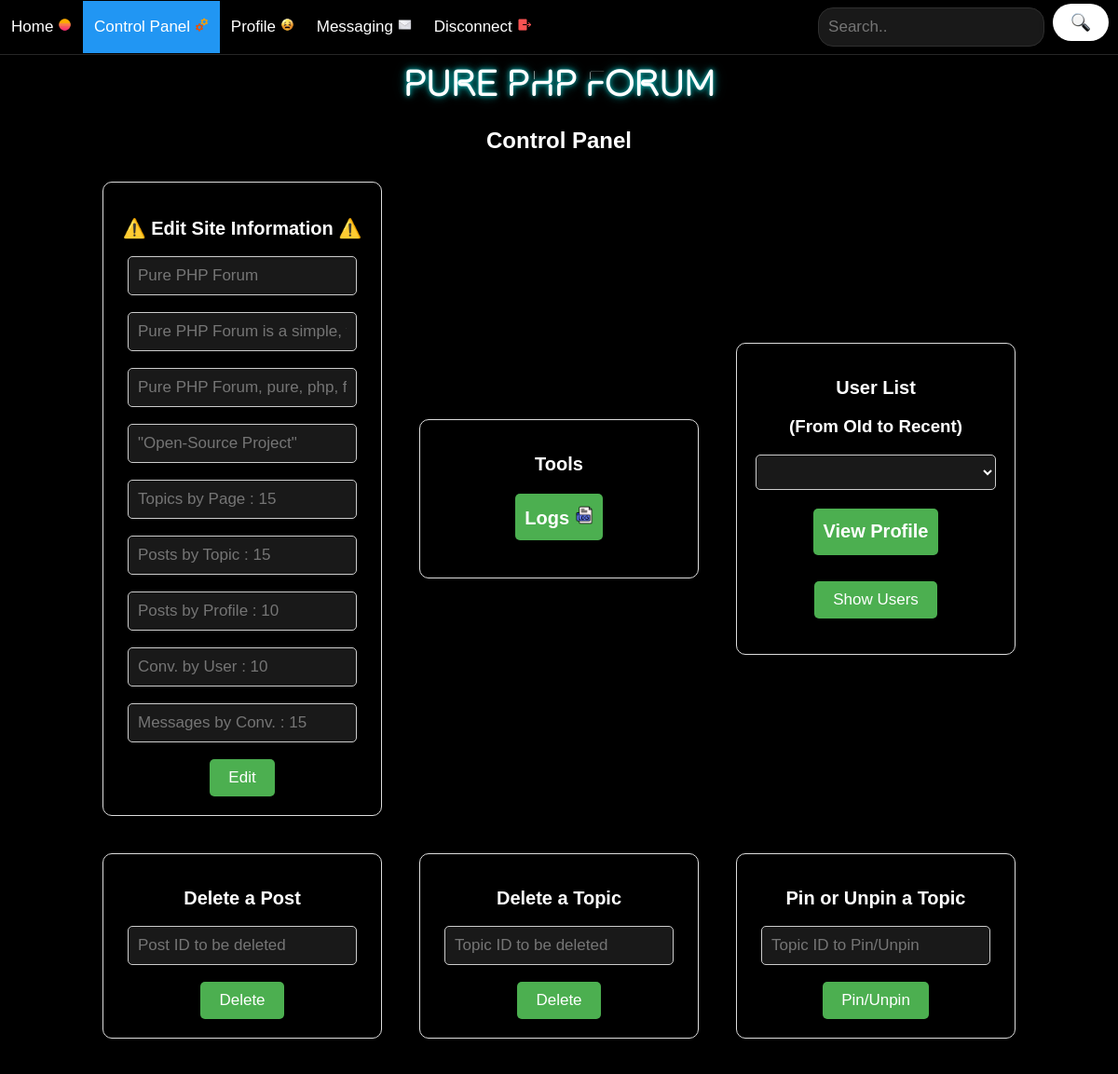
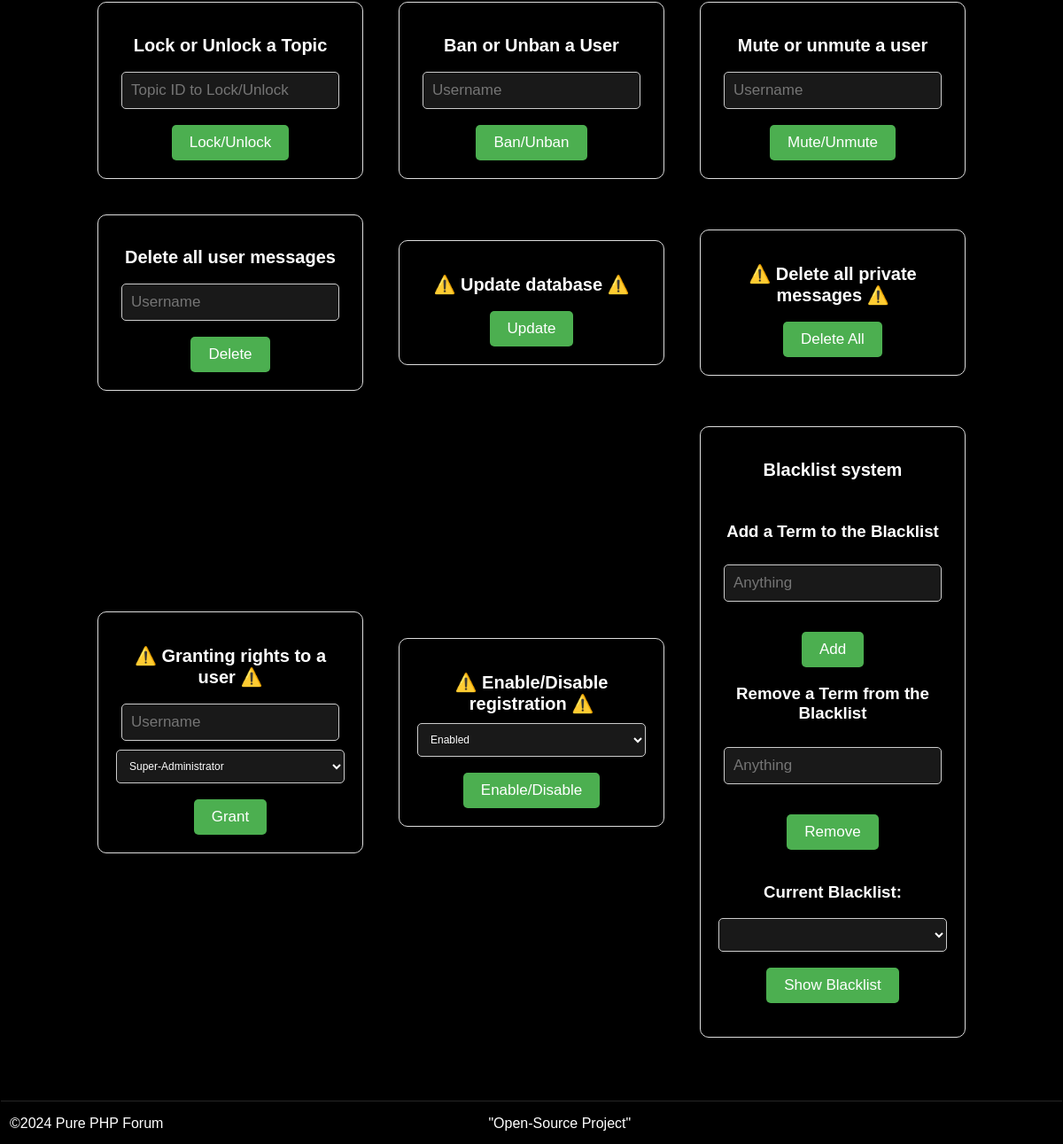
Before: /?location=control_panel (signed in) with the older database file (2 pictures, top to bottom).
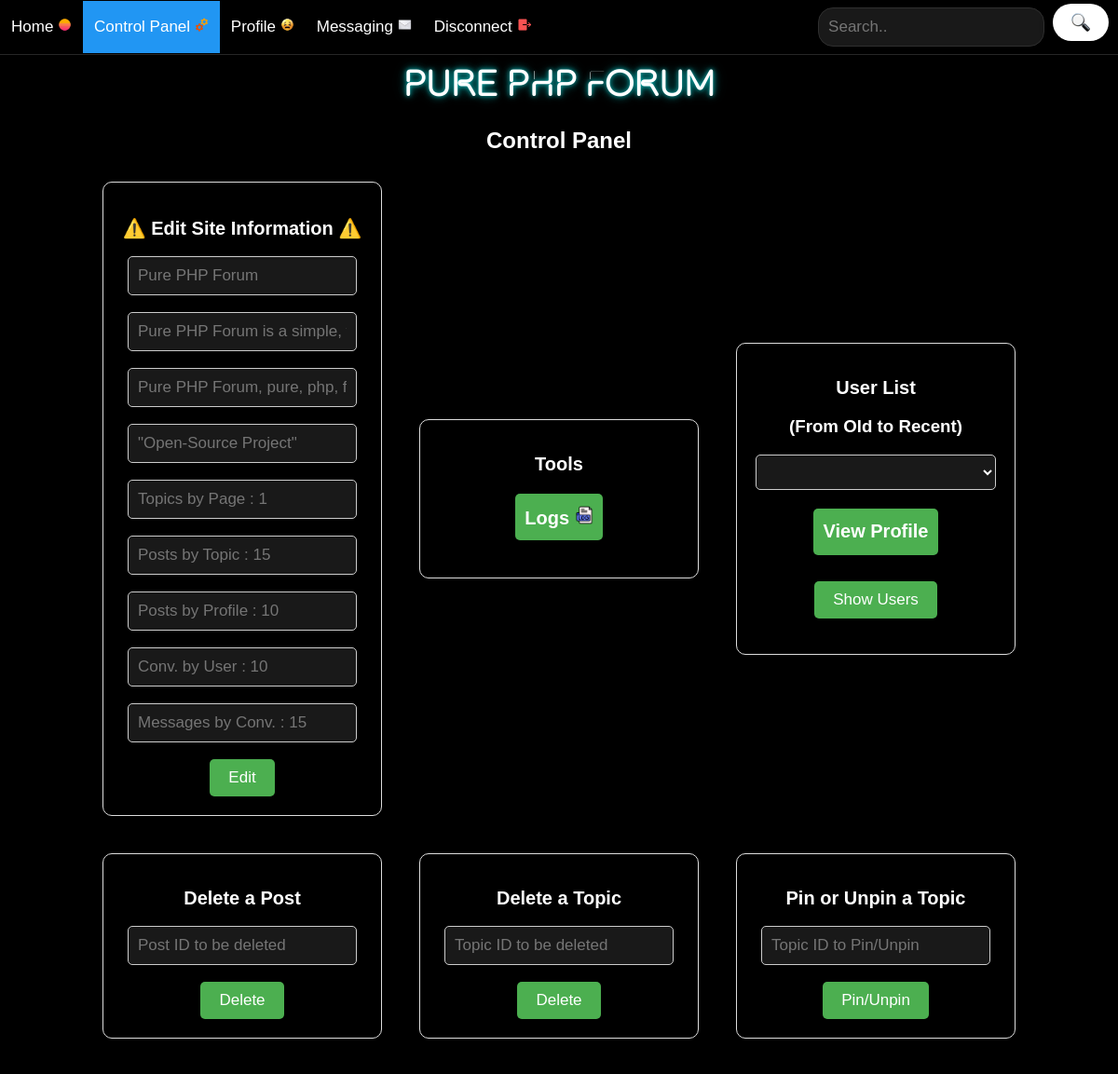
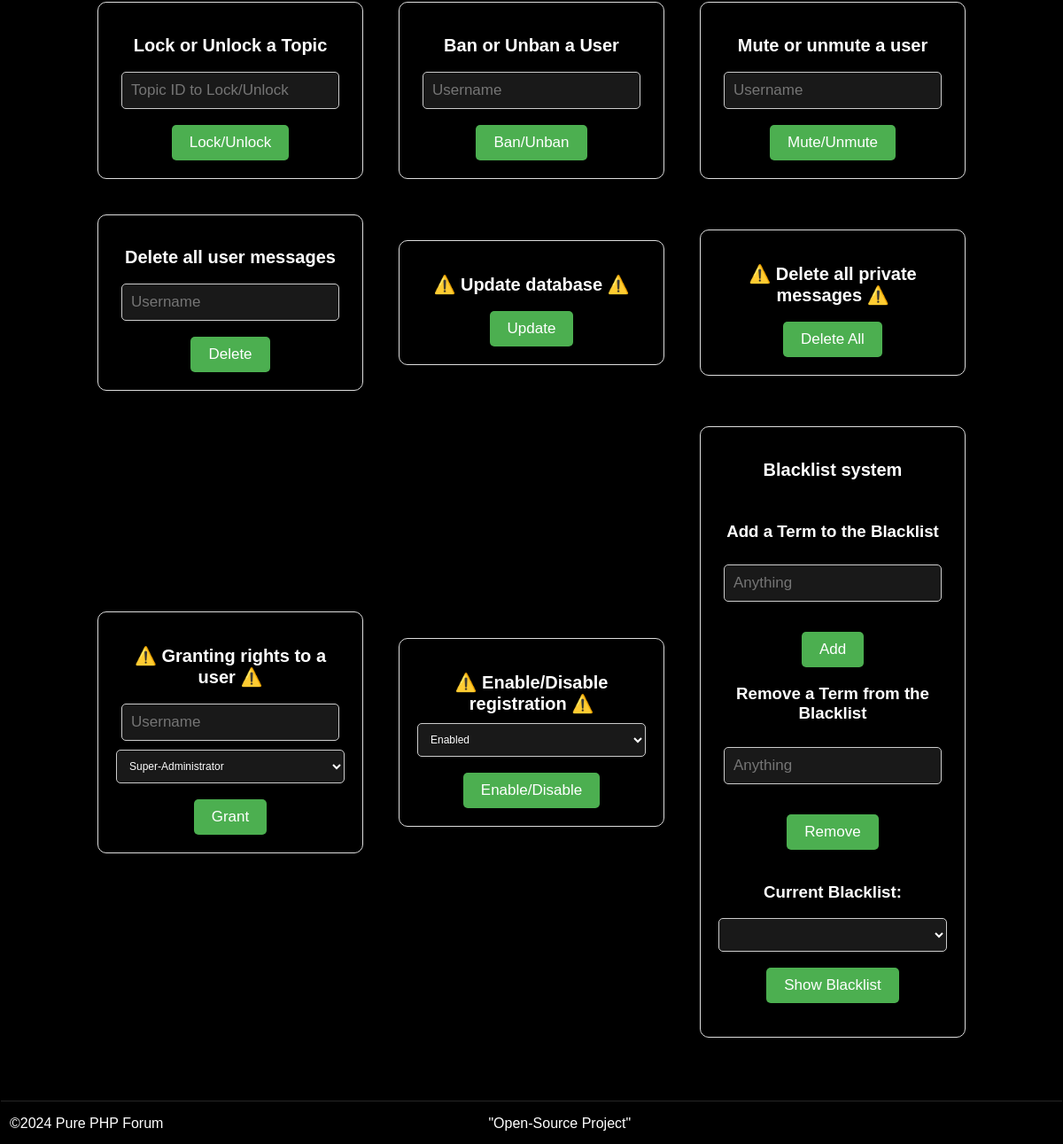
After: the same page with the newer database file (2 pictures, top to bottom).
### tables this page shows
CREATE TABLE "site" (
	"name"	VARCHAR(20),
	"description"	VARCHAR(200),
	"keywords"	VARCHAR(200),
	"footer"	VARCHAR(120),
	"nb_topics"	INTEGER,
	"nb_posts"	INTEGER,
	"nb_user_posts"	INTEGER,
	"nb_conversations"	INTEGER,
	"nb_conversations_messages"	INTEGER
, "registration_case"	VARCHAR(10));

### config/config.php (called while the page is built, shortened)
<?php
$db = new SQLite3("config/db.sqlite");
if (!isset($site_gears)) {
  $site_data = $db->prepare('SELECT name, description, keywords, footer, nb_topics, nb_posts, nb_user_posts, nb_conversations, nb_conversations_messages, registration_case FROM site');
  $site_data = $site_data->execute()->fetchArray(SQLITE3_ASSOC);
  $site_name = $site_data["name"];
  $site_description = $site_data["description"];
  $site_keywords = $site_data["keywords"];
  $site_footer = $site_data["footer"];
  $nb_topics = $site_data["nb_topics"];
  $nb_posts = $site_data["nb_posts"];
  $nb_user_posts = $site_data["nb_user_posts"];
  $nb_conversations = $site_data["nb_conversations"];
  $nb_conversations_messages = $site_data["nb_conversations_messages"];
  $registration_case = $site_data["registration_case"];
}
?>

### config/functions.php (called while the page is built, shortened)
<?php
function encode_html($str)
{
    return htmlspecialchars($str, ENT_QUOTES | ENT_SUBSTITUTE, "UTF-8");
}
function check_permissions($action)
{
    $roles = array(
        "member" => array(
        ),
        "moderator" => array(
            "full_access",
            "control_panel",
            "delete_post_by_id",
            "delete_topic_by_id",
            "lock_or_unlock_topic_by_id",
            "mute_or_unmute_user_by_username"
        ),
        "admin" => array(
            "full_access",
            "control_panel",
            "logs",
            "show_users",
            "delete_post_by_id",
            "delete_topic_by_id",
            "pin_or_unpin_topic_by_id",
            "lock_or_unlock_topic_by_id",
            "ban_or_unban_user_by_username",
            "mute_or_unmute_user_by_username",
            "delete_all_user_posts_by_username",
            "enable_or_disable_registration_case",
            "blacklisting"
        ),
        "super-admin" => array(
            "full_access",
            "control_panel",
            "modify_site_data",
            "logs",
            "show_users",
            "delete_post_by_id",
            "delete_topic_by_id",
            "pin_or_unpin_topic_by_id",
            "lock_or_unlock_topic_by_id",
            "ban_or_unban_user_by_username",
            "mute_or_unmute_user_by_username",
            "delete_all_user_posts_by_username",
            "refresh_database",
            "delete_all_private_messages",
            "grant_privileges_by_username",
            "enable_or_disable_registration_case",
            "blacklisting"
        )
    );
    return true;
}
?>

### gears/control_panel.php (the view, shortened to what the rows shown need)
<div class="containersquares">
    <?php if (check_permissions("modify_site_data")) { ?>
        <div class="boxsquares">
            <div class="contentsquares">
                <h2>⚠️ Edit Site Information ⚠️</h2>
                <form action="" method="POST">
                    <input type="text" maxlength="20" placeholder="<?php if (isset($site_name)) {
                        echo encode_html($site_name);
                    } ?>" name="site_name">
                    <input type="text" maxlength="200" placeholder="<?php if (isset($site_description)) {
                        echo encode_html($site_description);
                    } ?>" name="site_description">
                    <input type="text" maxlength="200" placeholder="<?php if (isset($site_keywords)) {
                        echo encode_html($site_keywords);
                    } ?>" name="site_keywords">
                    <input type="text" maxlength="120" placeholder="<?php if (isset($site_footer)) {
                        echo encode_html($site_footer);
                    } ?>" name="site_footer">
                    <input type="text" maxlength="2" placeholder="Topics by Page : <?php if (isset($nb_topics)) {
                        echo encode_html($nb_topics);
                    } ?>" name="nb_topics">
                    <input type="text" maxlength="2" placeholder="Posts by Topic : <?php if (isset($nb_posts)) {
                        echo encode_html($nb_posts);
                    } ?>" name="nb_posts">
                    <input type="text" maxlength="2" placeholder="Posts by Profile : <?php if (isset($nb_user_posts)) {
                        echo encode_html($nb_user_posts);
                    } ?>" name="nb_user_posts">
                    <input type="text" maxlength="2" placeholder="Conv. by User : <?php if (isset($nb_conversations)) {
                        echo encode_html($nb_conversations);
                    } ?>" name="nb_conversations">
                    <input type="text" maxlength="2" placeholder="Messages by Conv. : <?php if (isset($nb_conversations_messages)) {
                        echo encode_html($nb_conversations_messages);
                    } ?>" name="nb_conversations_messages">
                    <input type="submit" name="modify_site_data" value="Edit">
                </form>
            </div>
        </div>
    <?php }
    if (check_permissions("logs")) { ?>
        <div class="boxsquares">
            <div class="contentsquares">
                <h2>Tools</h2>
            </div>
        </div>
    <?php }
    if (check_permissions("show_users")) { ?>
        <div class="boxsquares">
            <div class="contentsquares">
                <h2> User List </h2>
                <br>
            </div>
        </div>
    <?php }
    if (check_permissions("delete_post_by_id")) { ?>
        <div class="boxsquares">
            <div class="contentsquares">
                <h2>Delete a Post</h2>
            </div>
        </div>
    <?php }
    if (check_permissions("delete_topic_by_id")) { ?>
        <div class="boxsquares">
            <div class="contentsquares">
                <h2>Delete a Topic</h2>
            </div>
        </div>
    <?php }
    if (check_permissions("pin_or_unpin_topic_by_id")) { ?>
        <div class="boxsquares">
            <div class="contentsquares">
                <h2>Pin or Unpin a Topic</h2>
            </div>
        </div>
    <?php }
    if (check_permissions("lock_or_unlock_topic_by_id")) { ?>
        <div class="boxsquares">
            <div class="contentsquares">
                <h2>Lock or Unlock a Topic</h2>
            </div>
        </div>
    <?php }
    if (check_permissions("ban_or_unban_user_by_username")) { ?>
        <div class="boxsquares">
            <div class="contentsquares">
                <h2>Ban or Unban a User</h2>
            </div>
        </div>
    <?php }
    if (check_permissions("mute_or_unmute_user_by_username")) { ?>
        <div class="boxsquares">
            <div class="contentsquares">
                <h2>Mute or unmute a user</h2>
            </div>
        </div>
    <?php }
    if (check_permissions("delete_all_user_posts_by_username")) { ?>
        <div class="boxsquares">
            <div class="contentsquares">
                <h2>Delete all user messages</h2>
            </div>
        </div>
    <?php }
    if (check_permissions("refresh_database")) { ?>
        <div class="boxsquares">
            <div class="contentsquares">
                <h2>⚠️ Update database ⚠️</h2>
            </div>
        </div>
    <?php }
        if (check_permissions("delete_all_private_messages")) { ?>
            <div class="boxsquares">
                <div class="contentsquares">
                    <h2>⚠️ Delete all private messages ⚠️</h2>
                </div>
            </div>
        <?php }
    if (check_permissions("grant_privileges_by_username")) { ?>
        <div class="boxsquares">
            <div class="contentsquares">
                <h2>⚠️ Granting rights to a user ⚠️</h2>
            </div>
        </div>
    <?php }
    if (check_permissions("enable_or_disable_registration_case")) { ?>
        <div class="boxsquares">
            <div class="contentsquares">
                <h2>⚠️ Enable/Disable registration ⚠️</h2>
                <form action="" method="POST">
                    <select name="registration_case">
                        <?php if (isset($registration_case) && $registration_case === "enabled") {
                            echo '<option value="enabled">Enabled</option>';
                        } else {
                            echo '<option value="disabled">Disabled</option>';
                            echo '<option value="enabled">Enabled</option>';
                        } ?>
                    </select>
                    <input type="submit" name="enable_or_disable_registration_case" value="Enable/Disable">
                </form>
            </div>
        </div>
    <?php }
    if (check_permissions("blacklisting")) { ?>
        <div class="boxsquares">
            <div class="contentsquares">
                <h2> Blacklist system </h2>
                <br>
                <br>
                <br>
            </div>
        </div>
    <?php } ?>
</div>

### header.php (shortened to what the rows shown need)
<!DOCTYPE html>
<html lang="en">
<head>
  <link rel="stylesheet" href="design/style.css" />
</head>
<body>
  <div class="center">
    <h1><?php if (isset($site_name)) { echo encode_html($site_name); } ?></h1>
    <h2><strong><?php if (isset($page_name)) { echo encode_html($page_name); } ?></h2></strong>
  </div>

### footer.php (shortened to what the rows shown need)
<div class="bottomnav">
      <footer>
        <div class="footer-left">
          <p>&copy;<?php if(isset($site_name)){ echo date("Y") . " " . encode_html($site_name); } ?></p>
        </div>
        <div class="footer-center">
          <p><?php if(isset($site_footer)){ echo encode_html($site_footer); } ?></p>
        </div>
      </footer>
    </div>
  </body>
</html>

Changed rows visible on the page:
changed site "Pure PHP Forum": nb_topics "Topics by Page : 15" → "Topics by Page : 1"
